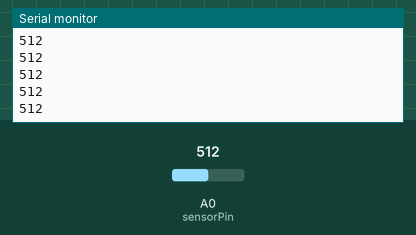
This sketch was run on a simulated Arduino Uno, built with avr-gcc and run on an emulated ATmega328P. On the bench: the last lines printed to the serial monitor. Inputs (shaded band) come from the test bench; at power-on: A0 (sensorPin) = 512.

Above: at 1.2 s.
1.3 s: A0 (sensorPin) set to 716
At 2.2 s:
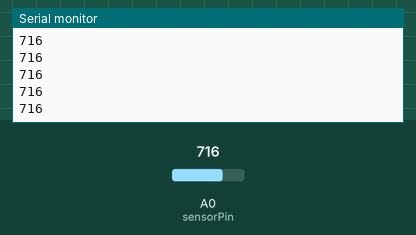
2.8 s: A0 (sensorPin) set to 900
At 3.6 s:
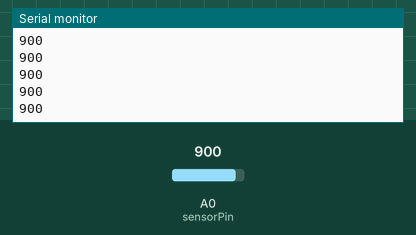
Timing chart, 0 to 5.8 s (numbered marks = the images above; inputs shaded):
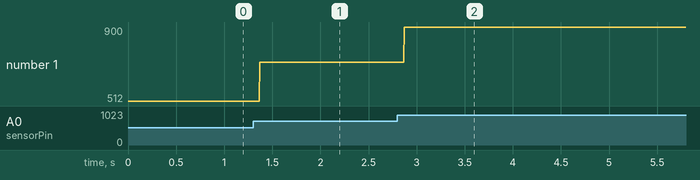

Measured:
- after the input at 1.3 s, the serial monitor: prints a new line after 0.07 s (image 1)
- after the input at 2.8 s, the serial monitor: prints a new line after 0.07 s (image 2)
- plotted number 1: 512 → 716 after the input at 1.3 s, 716 → 900 after the input at 2.8 s

The sketch:

C_digo.ino
```cpp
// Varaible del pin
const int sensorPin = A0;

// Varaible del estado del sensor
int estSensor;

void setup(){
  // Inicalizamos el monitor serial
  Serial.begin(9600);

  // Definimos el pin del sensor como de entrada
  pinMode(sensorPin, INPUT);
}

void loop(){
  estSensor = analogRead(sensorPin);
  Serial.println(estSensor);
}
```
